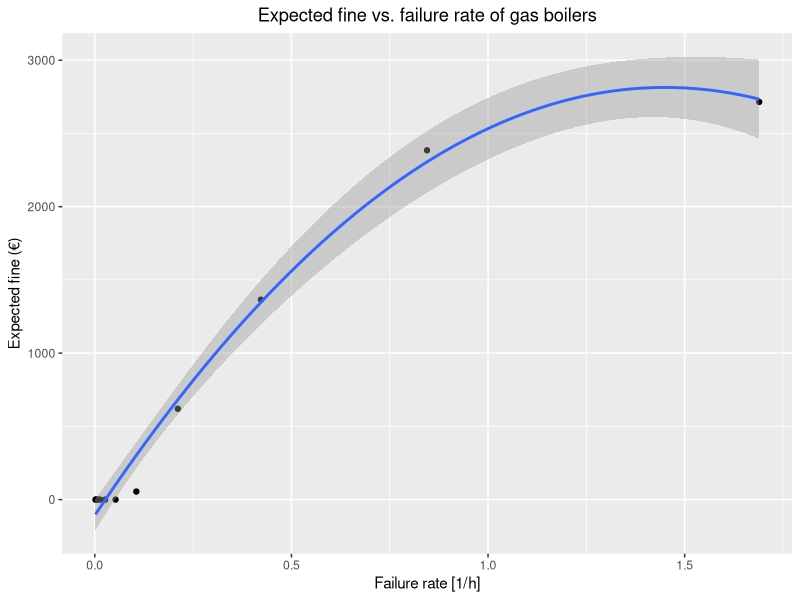

This figure's R source:
setwd("C:/Users/20161443/PycharmProjects/pythonProject1")
library(ggplot2)
library(MASS)

data = read.csv('output.csv', header = FALSE, col.names = c("Failure_rates", "Fines"))

demand = read.csv('demand_data.csv', head = FALSE, col.names = c("demand_data"))
demand$ID <- seq.int(nrow(demand))


ggplot(data, aes(x=Failure_rates, y=Fines)) + geom_point() +
  geom_smooth(method = 'lm', formula = y~poly(x,2))+ 
  xlab("Failure rate [1/h]") + ylab("Expected fine (€)") + labs(title = "Expected fine vs. failure rate of gas boilers") +
  theme(plot.title = element_text(hjust = 0.5))
#ggplot(demand, aes(x=ID, y=demand_data)) + geom_point() + xlim(0, 500)
